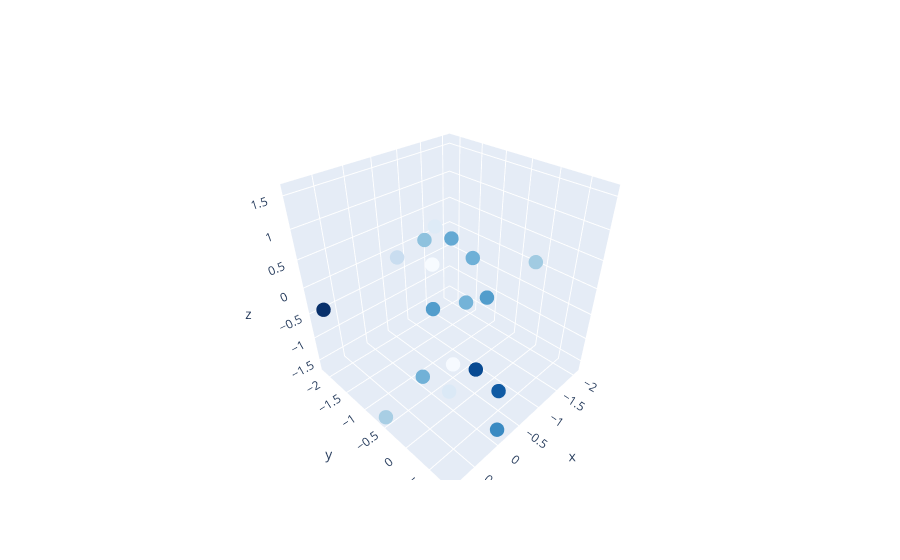

Notebook code cell kept with this figure:
### Markdown cell above
## Visualisation of the data

Using PCA we were able to bring the dataset down to one with 7 attributes as opposed to 20 in the original set.
We'll plot a graph representing 4 of these attributes to get a sense of the data points relative to each other

### Code cell
markercolor = df["3"]
fig = go.Figure()
fig.add_trace(go.Scatter3d(x=df["0"],
                      y=df["1"],
                      z=df["2"],
                      marker=dict(opacity=1,
                                 reversescale=True,
                                 colorscale="Blues",
                                 size=5,
                                 color=markercolor),
                      line=dict(width=0.02),
                      mode="markers"))

fig.show()

### Figure 1 — Plotly figure (JSON) as saved in the notebook; plotly's stock layout.template omitted (floating-point values rounded to 4 significant figures)
{"data": [{"line": {"width": 0.02}, "marker": {"color": [0.7776, -0.6805, 0.1937, -0.1999, -0.4583, -1.369, 1.148, -1.204, -1.652, -0.2188, 0.1343, -0.456, 0.005243, 0.8136, -0.1807, 0.503, 1.167, -0.3062], "colorscale": [[0, "rgb(247,251,255)"], [0.125, "rgb(222,235,247)"], [0.25, "rgb(198,219,239)"], [0.375, "rgb(158,202,225)"], [0.5, "rgb(107,174,214)"], [0.625, "rgb(66,146,198)"], [0.75, "rgb(33,113,181)"], [0.875, "rgb(8,81,156)"], [1, "rgb(8,48,107)"]], "opacity": 1, "reversescale": true, "size": 5}, "mode": "markers", "type": "scatter3d", "x": [-0.05573, -0.07489, 0.8787, 0.5856, 0.01396, 0.3522, 0.2213, -0.05439, 0.7706, -0.9917, -2.075, -0.2976, 0.2418, -0.1518, -0.02852, 0.5456, 0.238, 0.2924], "y": [-0.1517, 0.8189, -0.5808, -0.01224, -0.3978, 0.7265, 0.2042, 0.7997, -2.157, -0.5828, -0.1657, 0.3046, -0.2653, -0.5019, 0.1858, -0.428, -0.1429, 0.2404], "z": [-1.45, -1.515, -1.625, -0.5491, 0.08717, -0.05456, -0.4204, -0.6987, -0.4737, 0.4084, 0.04361, 0.4884, 1.326, 1.275, 0.4877, 1.143, 1.032, 1.563]}], "layout": {}}
